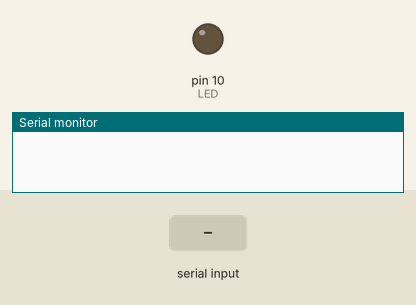
Recording of a sketch running on a simulated Arduino Uno, built with avr-gcc and run on an emulated ATmega328P. Parts: output pins drawn as LEDs (lit = HIGH), the last lines printed to the serial monitor. Inputs (shaded band) come from the test bench.

Above: at 1.2 s.
1.3 s: "H" received over Serial
At 2.0 s:
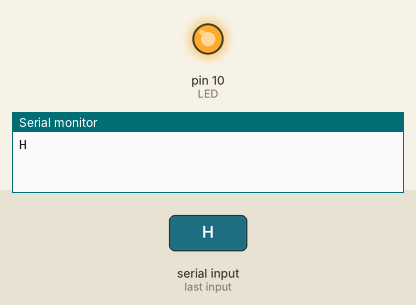
2.8 s: "L" received over Serial
At 3.2 s:
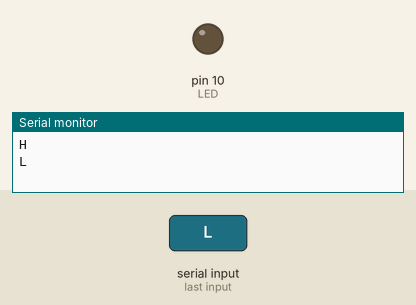
Timing chart, 0 to 5.8 s (numbered marks = the images above; inputs shaded):
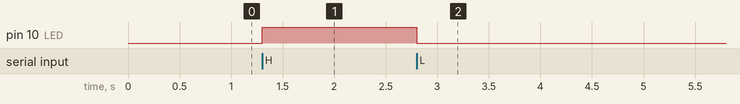

Measured:
- after the input at 1.3 s, pin 10 (LED): LOW → HIGH at once
- after the input at 2.8 s, pin 10 (LED): HIGH → LOW at once

The sketch:

led_blink.ino
```cpp
char a;
int LED = 10;

void setup() {
  Serial.begin(9600);
  // initialize digital pin LED_BUILTIN as an output.
  pinMode(LED, OUTPUT);
}

// the loop function runs over and over again forever
void loop() {
  if(Serial.available()>0){
    a = Serial.read();
    if(a=='H'){
      Serial.println(a);
      digitalWrite(LED, HIGH);
    }
    if(a=='L'){
      digitalWrite(LED, LOW);
      Serial.println(a);
      }
    }

}
```
